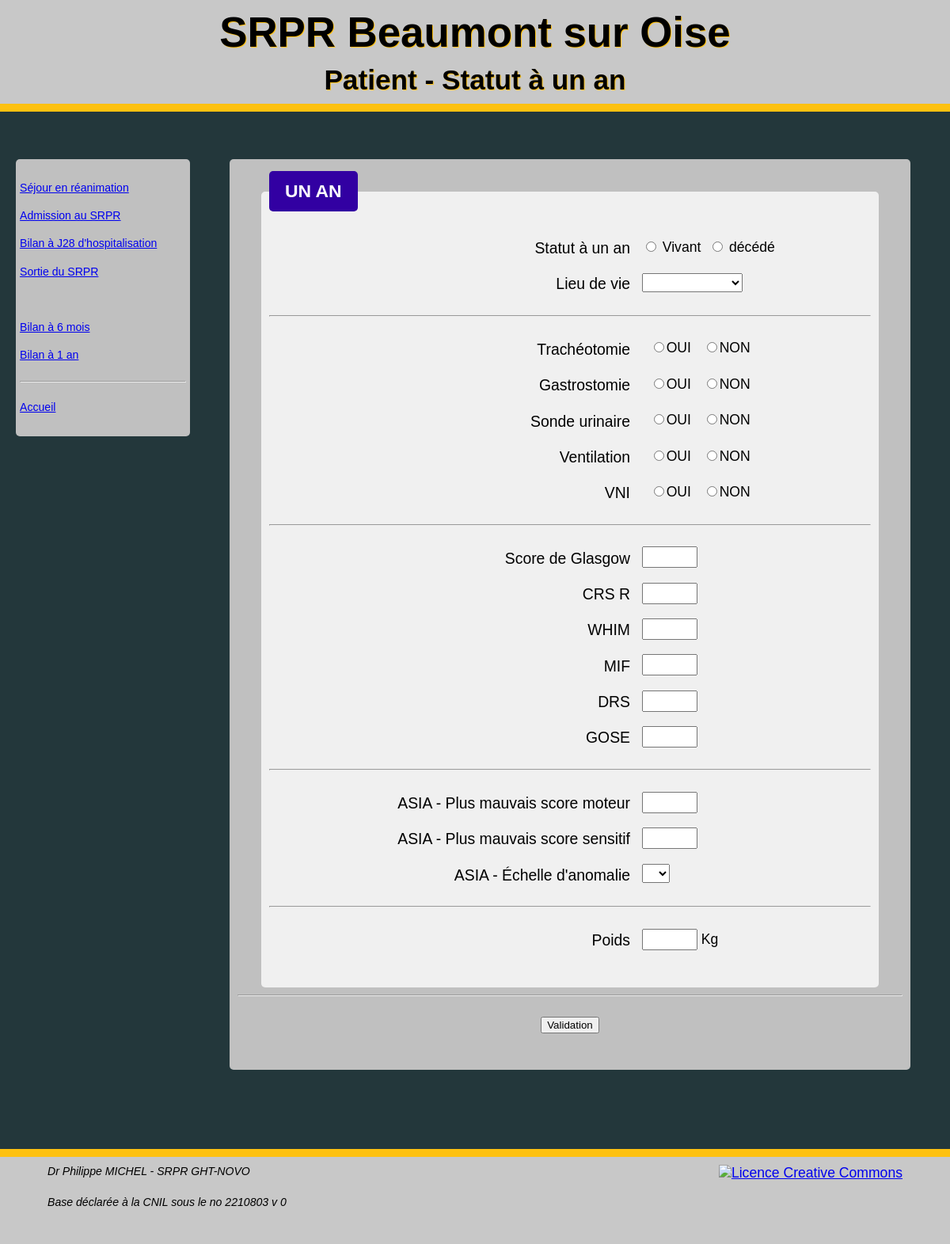
Page /unan.php on the committed database.
### tables this page shows
CREATE TABLE `lieu` (
  `id` int(11) NOT NULL,
  `nom` varchar(50) NOT NULL
);

### macro.php (the view, shortened to what this page needs)
<?php
function debutform($adresse){
echo <<<DBF
    <form action="$adresse" method=POST>
DBF;
}
function gdlegend($nom){
echo  <<<GDL
    <FIELDSET class="ptfield"><LEGEND>$nom</LEGEND><P>
GDL;
}
function finf(){
    echo "</P></fieldset>";
}
function finq(){
echo <<<FIQ
    <hR>
    <p class="fin"> <button type="SUBMIT">Validation</button></p>
    </form>
FIQ;
}
function ouinon($nom,$titre,$dd=""){
echo <<<ON1
    <LABEL for="$nom">$titre</LABEL> &nbsp;
        <INPUT TYPE="radio" name="$nom" id="$nom" value="oui"
ON1;
    if ($dd == "oui"): echo "checked"; endif;
echo <<<ON2
    >OUI &nbsp;
    <INPUT TYPE="radio" name="$nom" id="$nom" value="non"
ON2;
    if ($dd == "non"): echo "checked";  endif;
echo ">NON </BR>";
}
function liste($nom,$titre,$source,PDO $base,$dd=""){
echo <<<LI1
    <LABEL for ="$nom">$titre</LABEL>
    <select name="$nom" id="$nom" >
LI1;
    $requete=$base->query("SELECT * FROM $source");
    while($art = $requete->fetch()){
        $val=$art["nom"];
        if ($dd == $val):$se ="selected"; else: $se =""; endif;
echo <<<LI2
        <option value="$val" $se >$val</option><BR>
LI2;
    }
    echo "</select><BR>";
     }
function sautl(){
     echo "</P><HR><P>";
}
function nombre($nom,$titre,$unit,$min,$max,$bulle,$dd=""){
echo <<<NUM
    <LABEL for ="$nom">$titre</LABEL>
    <input type="NUMBER" name= "$nom"  id= "$nom"
       min= "$min"  max= "$max"
       class="nb" title= "$bulle"  value= "$dd" >&nbsp;$unit
    <BR>
NUM;
}
?>

### style.css (style rules this page uses)
body { font-family: arial, sans-serif; margin: 0px; background-color: #23373b; padding : 0px; font-size: 1.1em; }
p { padding :0px 0px 0px 0px; #margin: 2px 20px 20px 20 px; font-size: 1.0em; line-height: 250%; }
.fin { text-align: center; font-size: 1.5em; #background: #f9f9f9; }
fieldset { border-width: 0px; border-color: #f0f0f0; border-radius: 0 px; margin: 10px 200px 10px 300px; background: #c0c0c0; padding : 5px 10px 20px 10px; }
.ptfield { #width : 30%; border-radius: 5px; margin:10px 30px 0px 30px; background: #f0f0f0; }
legend { font-weight: bolder; padding: 12px 20px 12px 20px; font-size:1.3em; border-radius:5px; background-color: #3200a2; color: white; text-transform: uppercase; }
label { min-width: 200px; font-size: 1.1em; display:inline-block; width: 60%; padding-right:10px; text-align: right; #background : red; vertical-align: middle; }
input, select { font-size: 1em; }
.nb { width: 70px; }

### rows in the picture
lieu: nom "☐ Trachéotomie", nom "☐ Gastrostomie", nom "☐ Sonde urinaire", nom "☐ Ventilation", nom "☐ VNI"

### other values in the picture
$titre "Statut à un an"
$nom "UN AN"
$titre "Lieu de vie ASIA - Échelle d'anomalie"
$titre "Trachéotomie Gastrostomie Sonde urinaire Ventilation VNI"
$titre "Score de Glasgow CRS R WHIM MIF DRS GOSE ASIA - Plus mauvais score moteur ASIA - Plus mauvais score sensitif Poids"
$unit "Kg"
